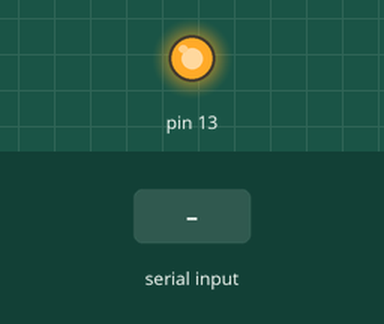
Simulated run of this sketch. Board: Arduino Uno, built with avr-gcc and run on an emulated ATmega328P. On the bench: output pins drawn as LEDs (lit = HIGH). The test bench sets the inputs (shaded band). What the sketch prints to the serial monitor is not drawn.

Above: at 1.3 s.
1.4 s: "0" received over Serial
At 2.9 s:
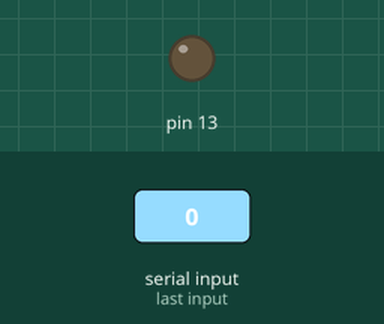
4.0 s: "1" received over Serial
At 5.6 s:
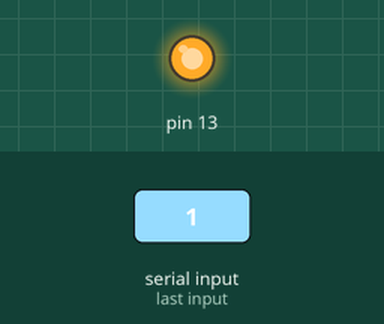
Timing chart, 0 to 7.1 s (numbered marks = the images above; inputs shaded):
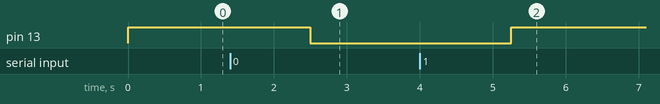

Measured:
- after the input at 1.4 s, pin 13: HIGH → LOW after 1.1 s
- after the input at 4.0 s, pin 13: LOW → HIGH after 1.3 s

The sketch:

serialLED.ino
```cpp
#include <SoftwareSerial.h>

void setup() {
  // put your setup code here, to run once:
  Serial.begin(9600);
  Serial.print("BEGIN POWER ON\n");
  Serial.print("1 for on, 0 for off\n");
  //Set all the pins we need to output pins
  pinMode(13, OUTPUT);
  digitalWrite(13, HIGH);
}

void loop() {
  // put your main code here, to run repeatedly:
delay(250);


//if (LightsOn == true){
 //         LightsOn = false;
 //         digitalWrite(10, LOW);
//        }
//        else
//        {
//         LightsOn = true;
//        digitalWrite(10, HIGH);
//}


if (Serial.available()) {
Serial.print("1 for on, 0 for off");
    //read serial as a character
    String serialIn;

    serialIn = Serial.readString();

    bool LightsOn;
    //NOTE because the serial is read as "char" and not "int", the read value must be compared to character numbers
    //hence the quotes around the numbers in the case statement

    Serial.print("I received: ");
    Serial.println(serialIn);

      if (serialIn == "1"){

        digitalWrite(13, HIGH);

             }

             else if (serialIn == "0"){

               digitalWrite(13, LOW);

             }

  }
}
```
